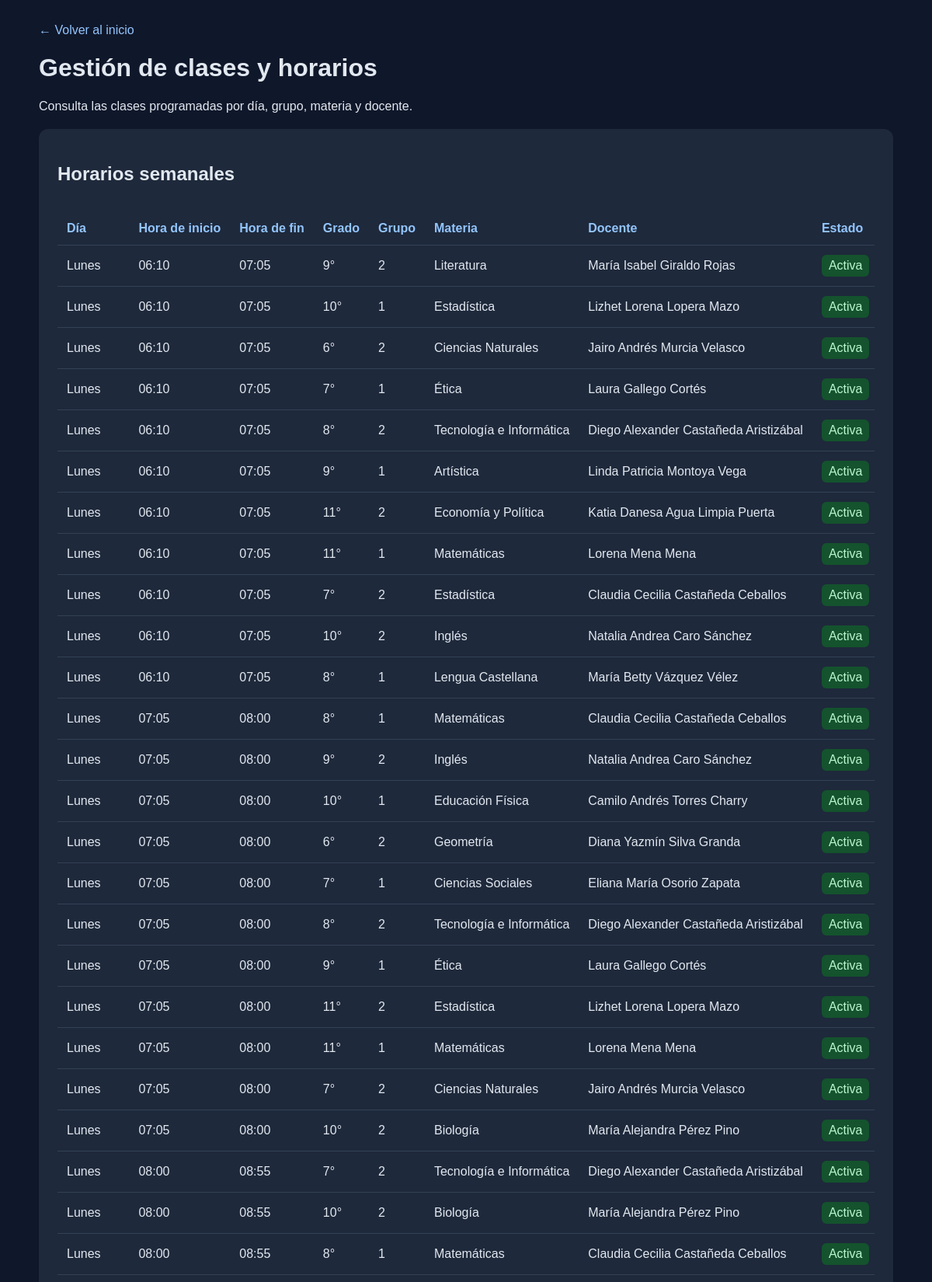
The page /control_asistencia_villaflora/clases.php (upper part) on the database its author committed.
### tables this page shows
CREATE TABLE `clase` (
  `id_clase` int(11) NOT NULL,
  `id_docente` int(11) NOT NULL,
  `id_grupo` int(11) NOT NULL,
  `id_materia` int(11) NOT NULL,
  `dia_semana` enum('Lunes','Martes','Miercoles','Jueves','Viernes') NOT NULL,
  `hora_inicio` time NOT NULL,
  `hora_fin` time NOT NULL,
  `activo` tinyint(1) NOT NULL DEFAULT 1
);

CREATE TABLE `grado` (
  `id_grado` int(11) NOT NULL,
  `nombre` varchar(30) NOT NULL
);

CREATE TABLE `grupo` (
  `id_grupo` int(11) NOT NULL,
  `nombre_grupo` varchar(30) NOT NULL,
  `id_grado` int(11) NOT NULL
);

CREATE TABLE `materia` (
  `id_materia` int(11) NOT NULL,
  `nombre` varchar(80) NOT NULL
);

CREATE TABLE `docente` (
  `id_docente` int(11) NOT NULL,
  `nombre_completo` varchar(120) NOT NULL,
  `documento` varchar(30) NOT NULL,
  `activo` tinyint(1) NOT NULL DEFAULT 1
);

### control_asistencia_villaflora/clases.php (the view, shortened to what this page needs)
<?php
require_once "conexion.php";
$sql = "
    SELECT
        c.id_clase,
        c.dia_semana,
        c.hora_inicio,
        c.hora_fin,
        c.activo,
        g.nombre_grupo,
        gr.nombre AS grado,
        m.nombre AS materia,
        d.nombre_completo AS docente
    FROM clase c
    INNER JOIN grupo g ON c.id_grupo = g.id_grupo
    INNER JOIN grado gr ON g.id_grado = gr.id_grado
    INNER JOIN materia m ON c.id_materia = m.id_materia
    INNER JOIN docente d ON c.id_docente = d.id_docente
    ORDER BY
        FIELD(
            c.dia_semana,
            'Lunes', 'Martes', 'Miércoles',
            'Jueves', 'Viernes', 'Sábado', 'Domingo'
        ),
        c.hora_inicio
";
$clases = $conexion->query($sql);
?>
<!DOCTYPE html>
<html lang="es">
<head>
</head>
<body>
<div class="contenedor">
    <a href="index.php">← Volver al inicio</a>
    <h1>Gestión de clases y horarios</h1>
    <p>
        Consulta las clases programadas por día, grupo, materia
        y docente.
    </p>
    <section class="panel">
        <h2>Horarios semanales</h2>
        <?php if ($clases->num_rows > 0): ?>
            <div class="tabla-contenedor">
                <table>
                    <thead>
                        <tr>
                            <th>Día</th>
                            <th>Hora de inicio</th>
                            <th>Hora de fin</th>
                            <th>Grado</th>
                            <th>Grupo</th>
                            <th>Materia</th>
                            <th>Docente</th>
                            <th>Estado</th>
                        </tr>
                    </thead>
                    <tbody>
                    <?php while ($clase = $clases->fetch_assoc()): ?>
                        <tr>
                            <td><?= htmlspecialchars($clase["dia_semana"]) ?></td>
                            <td><?= htmlspecialchars(substr($clase["hora_inicio"], 0, 5)) ?></td>
                            <td><?= htmlspecialchars(substr($clase["hora_fin"], 0, 5)) ?></td>
                            <td><?= htmlspecialchars($clase["grado"]) ?></td>
                            <td><?= htmlspecialchars($clase["nombre_grupo"]) ?></td>
                            <td><?= htmlspecialchars($clase["materia"]) ?></td>
                            <td><?= htmlspecialchars($clase["docente"]) ?></td>
                            <td>
                                <?php if ((int)$clase["activo"] === 1): ?>
                                    <span class="estado">Activa</span>
                                <?php else: ?>
                                    <span class="estado inactivo">Inactiva</span>
                                <?php endif; ?>
                            </td>
                        </tr>
                    <?php endwhile; ?>
                    </tbody>
                </table>
            </div>
        <?php endif; ?>
    </section>
</div>
</body>
</html>

### control_asistencia_villaflora/clases.php (style rules this page uses)
* { box-sizing: border-box; }
body { margin: 0; padding: 30px; font-family: Arial, sans-serif; background: #0f172a; color: #e2e8f0; }
.contenedor { max-width: 1100px; margin: auto; }
a { color: #93c5fd; text-decoration: none; }
.panel { background: #1e293b; padding: 24px; border-radius: 12px; margin-top: 20px; }
.tabla-contenedor { overflow-x: auto; }
table { width: 100%; border-collapse: collapse; margin-top: 15px; }
th, td { text-align: left; padding: 12px; border-bottom: 1px solid #334155; white-space: nowrap; }
th { color: #93c5fd; }
.estado { display: inline-block; padding: 5px 9px; border-radius: 6px; background: #14532d; color: #bbf7d0; }

### rows shown on the page
clase: dia_semana "Lunes", hora_inicio "06:10", hora_fin "07:05", grado.nombre "9°", id_grupo.nombre_grupo "2", id_materia.nombre "Literatura", id_docente.nombre_completo "María Isabel Giraldo Rojas", activo "Activa"
clase: dia_semana "Lunes", hora_inicio "06:10", hora_fin "07:05", grado.nombre "10°", id_grupo.nombre_grupo "1", id_materia.nombre "Estadística", id_docente.nombre_completo "Lizhet Lorena Lopera Mazo", activo "Activa"
clase: dia_semana "Lunes", hora_inicio "06:10", hora_fin "07:05", grado.nombre "6°", id_grupo.nombre_grupo "2", id_materia.nombre "Ciencias Naturales", id_docente.nombre_completo "Jairo Andrés Murcia Velasco", activo "Activa"
clase: dia_semana "Lunes", hora_inicio "06:10", hora_fin "07:05", grado.nombre "7°", id_grupo.nombre_grupo "1", id_materia.nombre "Ética", id_docente.nombre_completo "Laura Gallego Cortés", activo "Activa"
clase: dia_semana "Lunes", hora_inicio "06:10", hora_fin "07:05", grado.nombre "8°", id_grupo.nombre_grupo "2", id_materia.nombre "Tecnología e Informática", id_docente.nombre_completo "Diego Alexander Castañeda Aristizábal", activo "Activa"
clase: dia_semana "Lunes", hora_inicio "06:10", hora_fin "07:05", grado.nombre "9°", id_grupo.nombre_grupo "1", id_materia.nombre "Artística", id_docente.nombre_completo "Linda Patricia Montoya Vega", activo "Activa"
clase: dia_semana "Lunes", hora_inicio "06:10", hora_fin "07:05", grado.nombre "11°", id_grupo.nombre_grupo "2", id_materia.nombre "Economía y Política", id_docente.nombre_completo "Katia Danesa Agua Limpia Puerta", activo "Activa"
clase: dia_semana "Lunes", hora_inicio "06:10", hora_fin "07:05", grado.nombre "11°", id_grupo.nombre_grupo "1", id_materia.nombre "Matemáticas", id_docente.nombre_completo "Lorena Mena Mena", activo "Activa"
clase: dia_semana "Lunes", hora_inicio "06:10", hora_fin "07:05", grado.nombre "7°", id_grupo.nombre_grupo "2", id_materia.nombre "Estadística", id_docente.nombre_completo "Claudia Cecilia Castañeda Ceballos", activo "Activa"
clase: dia_semana "Lunes", hora_inicio "06:10", hora_fin "07:05", grado.nombre "10°", id_grupo.nombre_grupo "2", id_materia.nombre "Inglés", id_docente.nombre_completo "Natalia Andrea Caro Sánchez", activo "Activa"
clase: dia_semana "Lunes", hora_inicio "06:10", hora_fin "07:05", grado.nombre "8°", id_grupo.nombre_grupo "1", id_materia.nombre "Lengua Castellana", id_docente.nombre_completo "María Betty Vázquez Vélez", activo "Activa"
clase: dia_semana "Lunes", hora_inicio "07:05", hora_fin "08:00", grado.nombre "8°", id_grupo.nombre_grupo "1", id_materia.nombre "Matemáticas", id_docente.nombre_completo "Claudia Cecilia Castañeda Ceballos", activo "Activa"
clase: dia_semana "Lunes", hora_inicio "07:05", hora_fin "08:00", grado.nombre "9°", id_grupo.nombre_grupo "2", id_materia.nombre "Inglés", id_docente.nombre_completo "Natalia Andrea Caro Sánchez", activo "Activa"
clase: dia_semana "Lunes", hora_inicio "07:05", hora_fin "08:00", grado.nombre "10°", id_grupo.nombre_grupo "1", id_materia.nombre "Educación Física", id_docente.nombre_completo "Camilo Andrés Torres Charry", activo "Activa"
clase: dia_semana "Lunes", hora_inicio "07:05", hora_fin "08:00", grado.nombre "6°", id_grupo.nombre_grupo "2", id_materia.nombre "Geometría", id_docente.nombre_completo "Diana Yazmín Silva Granda", activo "Activa"
clase: dia_semana "Lunes", hora_inicio "07:05", hora_fin "08:00", grado.nombre "7°", id_grupo.nombre_grupo "1", id_materia.nombre "Ciencias Sociales", id_docente.nombre_completo "Eliana María Osorio Zapata", activo "Activa"
clase: dia_semana "Lunes", hora_inicio "07:05", hora_fin "08:00", grado.nombre "8°", id_grupo.nombre_grupo "2", id_materia.nombre "Tecnología e Informática", id_docente.nombre_completo "Diego Alexander Castañeda Aristizábal", activo "Activa"
clase: dia_semana "Lunes", hora_inicio "07:05", hora_fin "08:00", grado.nombre "9°", id_grupo.nombre_grupo "1", id_materia.nombre "Ética", id_docente.nombre_completo "Laura Gallego Cortés", activo "Activa"
clase: dia_semana "Lunes", hora_inicio "07:05", hora_fin "08:00", grado.nombre "11°", id_grupo.nombre_grupo "2", id_materia.nombre "Estadística", id_docente.nombre_completo "Lizhet Lorena Lopera Mazo", activo "Activa"
clase: dia_semana "Lunes", hora_inicio "07:05", hora_fin "08:00", grado.nombre "11°", id_grupo.nombre_grupo "1", id_materia.nombre "Matemáticas", id_docente.nombre_completo "Lorena Mena Mena", activo "Activa"
clase: dia_semana "Lunes", hora_inicio "07:05", hora_fin "08:00", grado.nombre "7°", id_grupo.nombre_grupo "2", id_materia.nombre "Ciencias Naturales", id_docente.nombre_completo "Jairo Andrés Murcia Velasco", activo "Activa"
clase: dia_semana "Lunes", hora_inicio "07:05", hora_fin "08:00", grado.nombre "10°", id_grupo.nombre_grupo "2", id_materia.nombre "Biología", id_docente.nombre_completo "María Alejandra Pérez Pino", activo "Activa"
clase: dia_semana "Lunes", hora_inicio "08:00", hora_fin "08:55", grado.nombre "7°", id_grupo.nombre_grupo "2", id_materia.nombre "Tecnología e Informática", id_docente.nombre_completo "Diego Alexander Castañeda Aristizábal", activo "Activa"
clase: dia_semana "Lunes", hora_inicio "08:00", hora_fin "08:55", grado.nombre "10°", id_grupo.nombre_grupo "2", id_materia.nombre "Biología", id_docente.nombre_completo "María Alejandra Pérez Pino", activo "Activa"
clase: dia_semana "Lunes", hora_inicio "08:00", hora_fin "08:55", grado.nombre "8°", id_grupo.nombre_grupo "1", id_materia.nombre "Matemáticas", id_docente.nombre_completo "Claudia Cecilia Castañeda Ceballos", activo "Activa"
